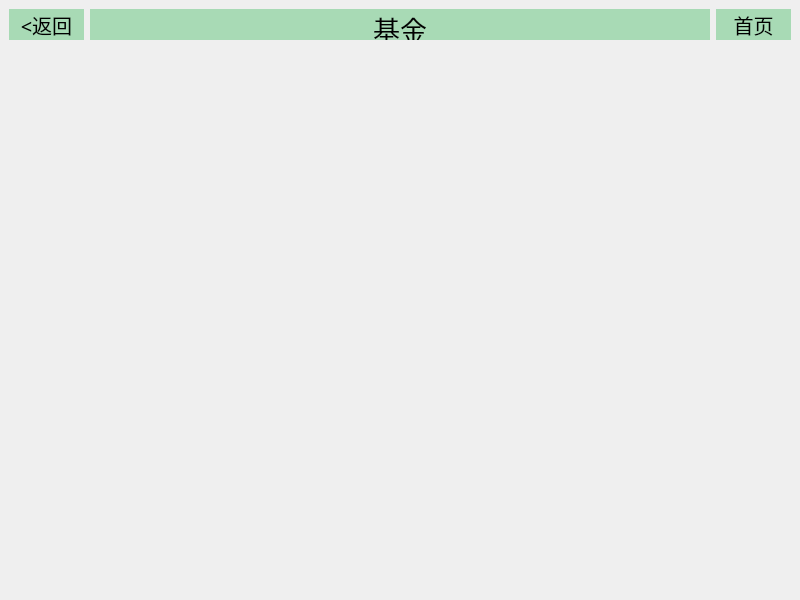
<?xml version="1.0" encoding="UTF-8"?>
<ui version="4.0">
 <class>detail_up</class>
 <widget class="QMainWindow" name="detail_up">
  <property name="geometry">
   <rect>
    <x>0</x>
    <y>0</y>
    <width>800</width>
    <height>600</height>
   </rect>
  </property>
  <property name="windowTitle">
   <string>MainWindow</string>
  </property>
  <widget class="QWidget" name="centralwidget">
   <layout class="QVBoxLayout" name="verticalLayout_2">
    <item>
     <layout class="QVBoxLayout" name="verticalLayout">
      <item>
       <layout class="QHBoxLayout" name="top">
        <item>
         <widget class="QPushButton" name="back">
          <property name="enabled">
           <bool>false</bool>
          </property>
          <property name="minimumSize">
           <size>
            <width>75</width>
            <height>31</height>
           </size>
          </property>
          <property name="maximumSize">
           <size>
            <width>75</width>
            <height>31</height>
           </size>
          </property>
          <property name="font">
           <font>
            <family>宋体</family>
            <pointsize>15</pointsize>
            <italic>false</italic>
            <bold>false</bold>
            <stylestrategy>PreferDefault</stylestrategy>
            <hintingpreference>PreferDefaultHinting</hintingpreference>
           </font>
          </property>
          <property name="layoutDirection">
           <enum>Qt::LayoutDirection::LeftToRight</enum>
          </property>
          <property name="styleSheet">
           <string notr="true">color:rgb(0, 0, 0);
font: 15pt &quot;宋体&quot;;
background-color: rgb(168,218,181);
border-color: rgb(168,218,181);
border-radius: 0px;</string>
          </property>
          <property name="text">
           <string>&lt;返回</string>
          </property>
          <property name="autoRepeatInterval">
           <number>100</number>
          </property>
         </widget>
        </item>
        <item>
         <widget class="QLabel" name="page_name">
          <property name="minimumSize">
           <size>
            <width>0</width>
            <height>31</height>
           </size>
          </property>
          <property name="maximumSize">
           <size>
            <width>16777215</width>
            <height>31</height>
           </size>
          </property>
          <property name="font">
           <font>
            <family>宋体</family>
            <pointsize>20</pointsize>
            <italic>false</italic>
            <bold>false</bold>
           </font>
          </property>
          <property name="layoutDirection">
           <enum>Qt::LayoutDirection::LeftToRight</enum>
          </property>
          <property name="styleSheet">
           <string notr="true">color:rgb(0, 0, 0);
font: 20pt &quot;宋体&quot;;
background-color: rgb(168,218,181);
</string>
          </property>
          <property name="text">
           <string>&lt;html&gt;&lt;head/&gt;&lt;body&gt;&lt;p&gt;基金&lt;/p&gt;&lt;/body&gt;&lt;/html&gt;</string>
          </property>
          <property name="alignment">
           <set>Qt::AlignmentFlag::AlignCenter</set>
          </property>
         </widget>
        </item>
        <item>
         <widget class="QPushButton" name="home_page">
          <property name="enabled">
           <bool>false</bool>
          </property>
          <property name="minimumSize">
           <size>
            <width>75</width>
            <height>31</height>
           </size>
          </property>
          <property name="maximumSize">
           <size>
            <width>75</width>
            <height>31</height>
           </size>
          </property>
          <property name="font">
           <font>
            <family>宋体</family>
            <pointsize>15</pointsize>
            <italic>false</italic>
            <bold>false</bold>
            <stylestrategy>PreferDefault</stylestrategy>
            <hintingpreference>PreferDefaultHinting</hintingpreference>
           </font>
          </property>
          <property name="layoutDirection">
           <enum>Qt::LayoutDirection::LeftToRight</enum>
          </property>
          <property name="styleSheet">
           <string notr="true">color:rgb(0, 0, 0);
font: 15pt &quot;宋体&quot;;
background-color: rgb(168,218,181);
border-color: rgb(168,218,181);
border-radius: 0px;</string>
          </property>
          <property name="text">
           <string>首页</string>
          </property>
          <property name="autoRepeatInterval">
           <number>100</number>
          </property>
         </widget>
        </item>
       </layout>
      </item>
      <item>
       <spacer name="verticalSpacer">
        <property name="orientation">
         <enum>Qt::Orientation::Vertical</enum>
        </property>
        <property name="sizeHint" stdset="0">
         <size>
          <width>20</width>
          <height>40</height>
         </size>
        </property>
       </spacer>
      </item>
     </layout>
    </item>
   </layout>
  </widget>
 </widget>
 <resources/>
 <connections/>
</ui>
